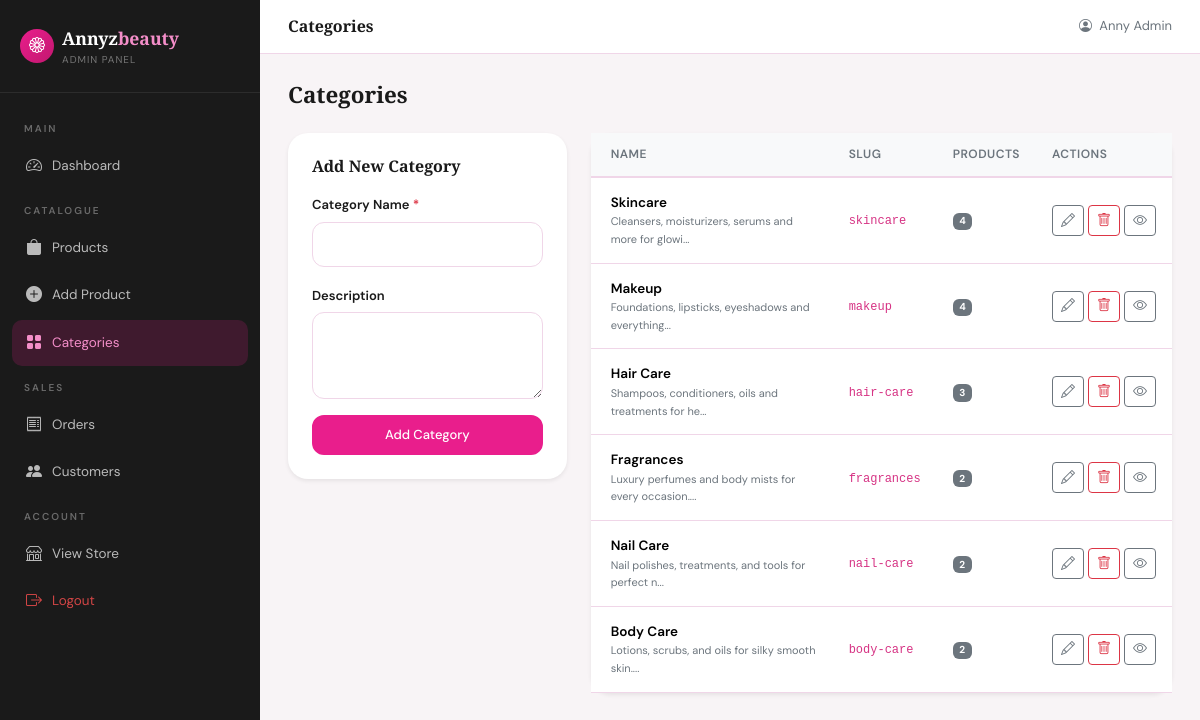
The app's page /admin/categories.php (signed in) with its own data.
### tables this page shows
CREATE TABLE IF NOT EXISTS categories (
    id INT AUTO_INCREMENT PRIMARY KEY,
    name VARCHAR(100) NOT NULL,
    slug VARCHAR(120) UNIQUE NOT NULL,
    description TEXT,
    image VARCHAR(255),
    is_active TINYINT(1) DEFAULT 1,
    sort_order INT DEFAULT 0,
    created_at TIMESTAMP DEFAULT CURRENT_TIMESTAMP
);

### includes/config.php (called while the page is built, shortened)
<?php
function sanitize(string $input): string {
    return htmlspecialchars(strip_tags(trim($input)), ENT_QUOTES, 'UTF-8');
}

### admin/categories.php (the view, shortened to what this page needs)
<?php
require_once 'includes/admin_header.php';
$pdo = getDB();
$errors = []; $editCat = null;
$cats = $pdo->query("SELECT c.*, (SELECT COUNT(*) FROM products WHERE category_id=c.id AND is_active=1) as product_count FROM categories c WHERE c.is_active=1 ORDER BY c.sort_order")->fetchAll();
?>
<div class="d-flex justify-content-between align-items-center mb-4">
    <h5 class="fw-bold mb-0" style="font-family:var(--font-display);font-size:1.4rem;">Categories</h5>
</div>
<div class="row g-4">
    <div class="col-lg-4">
        <div class="card border-0 shadow-sm rounded-xl">
            <div class="card-body p-4">
                <h6 class="fw-bold mb-3"><?= $editCat ? 'Edit Category' : 'Add New Category' ?></h6>
                <form method="POST">
                    <div class="mb-3">
                        <label class="form-label">Category Name <span class="text-danger">*</span></label>
                        <input type="text" name="name" class="form-control"
                               value="<?= sanitize($editCat['name'] ?? '') ?>" required>
                    </div>
                    <div class="mb-3">
                        <label class="form-label">Description</label>
                        <textarea name="description" class="form-control" rows="3"><?= sanitize($editCat['description'] ?? '') ?></textarea>
                    </div>
                    <div class="d-flex gap-2">
                        <button type="submit" class="btn btn-pink flex-grow-1">
                            <?= $editCat ? 'Update' : 'Add Category' ?>
                        </button>
                    </div>
                </form>
            </div>
        </div>
    </div>
    <div class="col-lg-8">
        <div class="card border-0 shadow-sm rounded-xl">
            <div class="card-body p-0">
                <table class="table admin-table mb-0">
                    <thead><tr>
                        <th style="padding-left:20px;">Name</th>
                        <th>Slug</th>
                        <th>Products</th>
                        <th>Actions</th>
                    </tr></thead>
                    <tbody>
                    <?php foreach ($cats as $c): ?>
                    <tr>
                        <td style="padding-left:20px;">
                            <div style="font-weight:600;"><?= sanitize($c['name']) ?></div>
                            <?php if ($c['description']): ?>
                            <div style="font-size:11px;color:var(--mid-grey);"><?= sanitize(substr($c['description'],0,50)) ?>...</div>
                            <?php endif; ?>
                        </td>
                        <td><code style="font-size:12px;"><?= sanitize($c['slug']) ?></code></td>
                        <td>
                            <span class="badge bg-secondary"><?= $c['product_count'] ?></span>
                        </td>
                        <td>
                            <div class="d-flex gap-1">
                                <a href="categories.php?edit=<?= $c['id'] ?>" class="btn btn-sm btn-outline-secondary">
                                    <i class="bi bi-pencil"></i>
                                </a>
                                <a href="categories.php?delete=<?= $c['id'] ?>" class="btn btn-sm btn-outline-danger btn-delete-confirm">
                                    <i class="bi bi-trash"></i>
                                </a>
                                <a href="<?= SITE_URL ?>/products.php?category=<?= $c['slug'] ?>" class="btn btn-sm btn-outline-secondary" target="_blank">
                                    <i class="bi bi-eye"></i>
                                </a>
                            </div>
                        </td>
                    </tr>
                    <?php endforeach; ?>
                    </tbody>
                </table>
            </div>
        </div>
    </div>
</div>
<?php require_once 'includes/admin_footer.php'; ?>

### assets/css/style.css (style rules this page uses)
:root { --pink: #E91E8C; --pink-dark: #C2176F; --pink-light: #F48EC9; --pink-soft: #FFF0F7; --pink-medium: #FCE4F3; --black: #1A1A1A; --dark-grey: #2D2D2D; --mid-grey: #6C757D; --light-grey: #F8F9FA; --white: #FFFFFF; --border: #F0D6E8; --font-display: 'Cormorant Garamond', Georgia, serif; --font-body: 'DM Sans', system-ui, sans-serif; --shadow-sm: 0 2px 12px rgba(233,30,140,0.08); --shadow-md: 0 6px 30px rgba(233,30,140,0.14); --shadow-lg: 0 15px 50px rgba(233,30,140,0.18); --radius: 12px; --radius-lg: 20px; --transition: all 0.3s ease; }
* { box-sizing: border-box; }
body { font-family: var(--font-body); color: var(--black); background: var(--white); line-height: 1.6; font-size: 15px; }
h1,h2,h3,h4,h5,h6 { font-family: var(--font-display); font-weight: 600; color: var(--black); }
a { color: var(--pink); text-decoration: none; transition: var(--transition); }
.btn-pink { background: var(--pink); color: white; border: 2px solid var(--pink); border-radius: var(--radius); font-weight: 500; font-size: 13px; padding: 8px 20px; transition: var(--transition); }
.form-label { font-size: 13px; font-weight: 600; color: var(--black); margin-bottom: 6px; }
.form-control, .form-select { border: 1.5px solid var(--border); border-radius: var(--radius); padding: 11px 16px; font-size: 14px; transition: var(--transition); }
.admin-table th { font-size: 12px; font-weight: 600; letter-spacing: 0.5px; text-transform: uppercase; color: var(--mid-grey); border-bottom: 2px solid var(--border); padding: 12px 16px; background: var(--light-grey); }
.admin-table td { padding: 14px 16px; vertical-align: middle; border-bottom: 1px solid var(--border); font-size: 13.5px; }
.rounded-xl { border-radius: var(--radius-lg); }

### records on screen
categories: name "Skincare", description "Cleansers, moisturizers, serums and more for glowi", slug "skincare", product_count "4"
categories: name "Makeup", description "Foundations, lipsticks, eyeshadows and everything", slug "makeup", product_count "4"
categories: name "Hair Care", description "Shampoos, conditioners, oils and treatments for he", slug "hair-care", product_count "3"
categories: name "Fragrances", description "Luxury perfumes and body mists for every occasion.", slug "fragrances", product_count "2"
categories: name "Nail Care", description "Nail polishes, treatments, and tools for perfect n", slug "nail-care", product_count "2"
categories: name "Body Care", description "Lotions, scrubs, and oils for silky smooth skin.", slug "body-care", product_count "2"

### other values on screen
$adminTitle "Categories"
$_SESSION['admin_name'] "Anny Admin"
